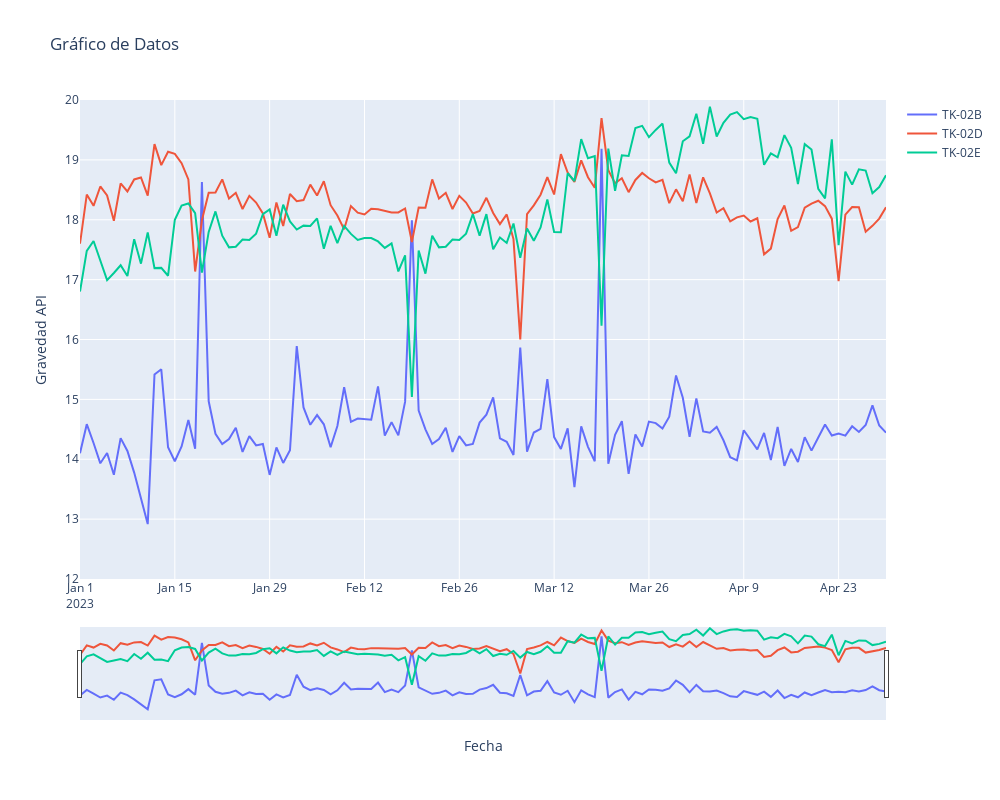

Notebook code for this chart:
### Code cell
# Obtener la lista de columnas disponibles para graficar
columnas_disponibles = df_tanks.columns

# Crear un widget interactivo para seleccionar múltiples columnas a graficar
interact(plot_columns, columns=widgets.SelectMultiple(options=columnas_disponibles, description='Columnas:'))
